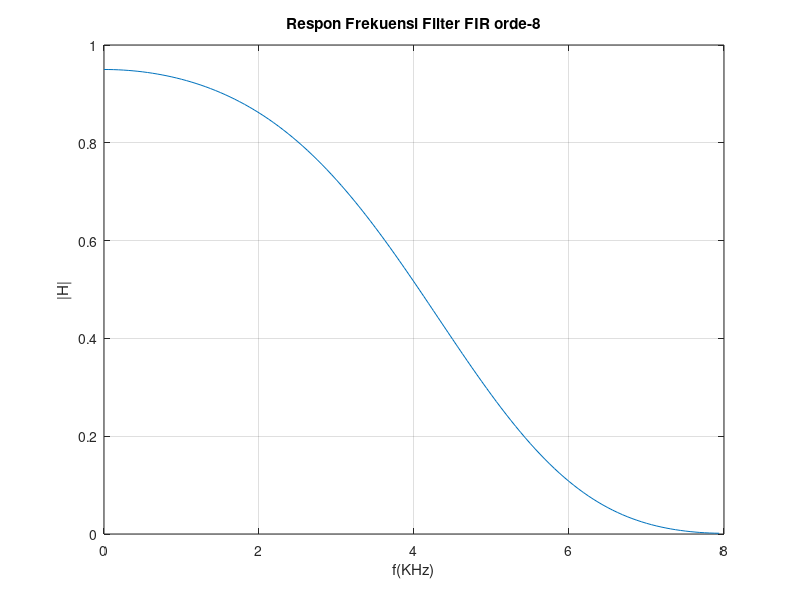

This figure's MATLAB source:
m=[1 0.8 0 0 0 0];
f=[0.0 0.5 0.6 0.7 0.8 1.0];
n=8; fs2=8;
b=fir2(n,f,m);

fid= fopen('fir2.txt','w');
fprintf(fid,strcat('Koefisien filter FIR orde-',int2str(n),'\n'));
fprintf(fid,strcat('Generated on-',datestr(now),'\n\n'));
for i=1:n+1
  fprintf(fid,'%1.6f \n',b(i));
 
end
fclose(fid);
[H,w]=freqz(b,1,128);
 
plot(w/pi*fs2,abs(H));

xlabel('f(KHz)');ylabel('|H|');grid;
title(strcat('Respon Frekuensi Filter FIR orde-',int2str(n)));